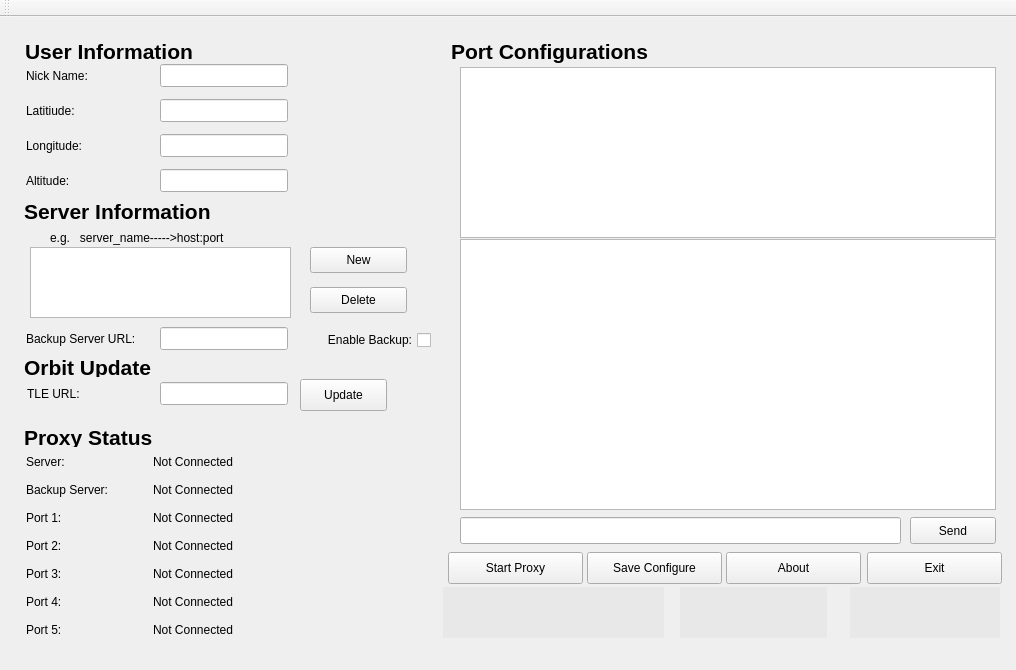
<?xml version="1.0" encoding="UTF-8"?>
<ui version="4.0">
 <class>MainWindow</class>
 <widget class="QMainWindow" name="MainWindow">
  <property name="geometry">
   <rect>
    <x>0</x>
    <y>0</y>
    <width>1016</width>
    <height>670</height>
   </rect>
  </property>
  <property name="minimumSize">
   <size>
    <width>1016</width>
    <height>670</height>
   </size>
  </property>
  <property name="maximumSize">
   <size>
    <width>1016</width>
    <height>670</height>
   </size>
  </property>
  <property name="windowTitle">
   <string>Mun Downlink Proxy</string>
  </property>
  <property name="autoFillBackground">
   <bool>false</bool>
  </property>
  <widget class="QWidget" name="centralWidget">
   <property name="enabled">
    <bool>true</bool>
   </property>
   <property name="maximumSize">
    <size>
     <width>1016</width>
     <height>644</height>
    </size>
   </property>
   <widget class="QLabel" name="user_info_label">
    <property name="geometry">
     <rect>
      <x>25</x>
      <y>20</y>
      <width>171</width>
      <height>28</height>
     </rect>
    </property>
    <property name="minimumSize">
     <size>
      <width>128</width>
      <height>16</height>
     </size>
    </property>
    <property name="maximumSize">
     <size>
      <width>200</width>
      <height>200</height>
     </size>
    </property>
    <property name="font">
     <font>
      <family>Helvetica</family>
      <pointsize>16</pointsize>
      <weight>75</weight>
      <bold>true</bold>
     </font>
    </property>
    <property name="text">
     <string>User Information</string>
    </property>
    <property name="alignment">
     <set>Qt::AlignLeading|Qt::AlignLeft|Qt::AlignVCenter</set>
    </property>
    <property name="wordWrap">
     <bool>false</bool>
    </property>
   </widget>
   <widget class="QLabel" name="name_label">
    <property name="geometry">
     <rect>
      <x>26</x>
      <y>50</y>
      <width>75</width>
      <height>17</height>
     </rect>
    </property>
    <property name="sizePolicy">
     <sizepolicy hsizetype="Fixed" vsizetype="Fixed">
      <horstretch>0</horstretch>
      <verstretch>0</verstretch>
     </sizepolicy>
    </property>
    <property name="minimumSize">
     <size>
      <width>70</width>
      <height>16</height>
     </size>
    </property>
    <property name="maximumSize">
     <size>
      <width>200</width>
      <height>200</height>
     </size>
    </property>
    <property name="text">
     <string>Nick Name:</string>
    </property>
    <property name="alignment">
     <set>Qt::AlignLeading|Qt::AlignLeft|Qt::AlignVCenter</set>
    </property>
   </widget>
   <widget class="QLabel" name="lat_label">
    <property name="geometry">
     <rect>
      <x>26</x>
      <y>85</y>
      <width>64</width>
      <height>17</height>
     </rect>
    </property>
    <property name="sizePolicy">
     <sizepolicy hsizetype="Fixed" vsizetype="Fixed">
      <horstretch>0</horstretch>
      <verstretch>0</verstretch>
     </sizepolicy>
    </property>
    <property name="minimumSize">
     <size>
      <width>57</width>
      <height>16</height>
     </size>
    </property>
    <property name="maximumSize">
     <size>
      <width>200</width>
      <height>200</height>
     </size>
    </property>
    <property name="text">
     <string>Latitiude:</string>
    </property>
   </widget>
   <widget class="QLabel" name="long_label">
    <property name="geometry">
     <rect>
      <x>26</x>
      <y>120</y>
      <width>72</width>
      <height>17</height>
     </rect>
    </property>
    <property name="sizePolicy">
     <sizepolicy hsizetype="Fixed" vsizetype="Fixed">
      <horstretch>0</horstretch>
      <verstretch>0</verstretch>
     </sizepolicy>
    </property>
    <property name="minimumSize">
     <size>
      <width>65</width>
      <height>16</height>
     </size>
    </property>
    <property name="maximumSize">
     <size>
      <width>200</width>
      <height>200</height>
     </size>
    </property>
    <property name="text">
     <string>Longitude:</string>
    </property>
   </widget>
   <widget class="QLabel" name="alt_label">
    <property name="geometry">
     <rect>
      <x>26</x>
      <y>155</y>
      <width>59</width>
      <height>17</height>
     </rect>
    </property>
    <property name="sizePolicy">
     <sizepolicy hsizetype="Fixed" vsizetype="Fixed">
      <horstretch>0</horstretch>
      <verstretch>0</verstretch>
     </sizepolicy>
    </property>
    <property name="minimumSize">
     <size>
      <width>51</width>
      <height>16</height>
     </size>
    </property>
    <property name="maximumSize">
     <size>
      <width>200</width>
      <height>200</height>
     </size>
    </property>
    <property name="text">
     <string>Altitude:</string>
    </property>
   </widget>
   <widget class="QLabel" name="server_info_label">
    <property name="geometry">
     <rect>
      <x>24</x>
      <y>180</y>
      <width>190</width>
      <height>28</height>
     </rect>
    </property>
    <property name="maximumSize">
     <size>
      <width>200</width>
      <height>200</height>
     </size>
    </property>
    <property name="font">
     <font>
      <family>Helvetica</family>
      <pointsize>16</pointsize>
      <weight>75</weight>
      <bold>true</bold>
     </font>
    </property>
    <property name="text">
     <string>Server Information</string>
    </property>
    <property name="alignment">
     <set>Qt::AlignLeading|Qt::AlignLeft|Qt::AlignVCenter</set>
    </property>
    <property name="wordWrap">
     <bool>false</bool>
    </property>
   </widget>
   <widget class="QLabel" name="backup_server_url_label">
    <property name="geometry">
     <rect>
      <x>26</x>
      <y>313</y>
      <width>129</width>
      <height>17</height>
     </rect>
    </property>
    <property name="minimumSize">
     <size>
      <width>121</width>
      <height>16</height>
     </size>
    </property>
    <property name="maximumSize">
     <size>
      <width>200</width>
      <height>200</height>
     </size>
    </property>
    <property name="text">
     <string>Backup Server URL:</string>
    </property>
   </widget>
   <widget class="QCheckBox" name="backup_enabled">
    <property name="geometry">
     <rect>
      <x>300</x>
      <y>312</y>
      <width>131</width>
      <height>22</height>
     </rect>
    </property>
    <property name="minimumSize">
     <size>
      <width>119</width>
      <height>20</height>
     </size>
    </property>
    <property name="maximumSize">
     <size>
      <width>200</width>
      <height>200</height>
     </size>
    </property>
    <property name="layoutDirection">
     <enum>Qt::RightToLeft</enum>
    </property>
    <property name="autoFillBackground">
     <bool>false</bool>
    </property>
    <property name="text">
     <string>Enable Backup:</string>
    </property>
    <property name="autoRepeatInterval">
     <number>100</number>
    </property>
    <property name="tristate">
     <bool>false</bool>
    </property>
   </widget>
   <widget class="QLabel" name="proxy_status_label">
    <property name="geometry">
     <rect>
      <x>24</x>
      <y>410</y>
      <width>132</width>
      <height>20</height>
     </rect>
    </property>
    <property name="maximumSize">
     <size>
      <width>200</width>
      <height>200</height>
     </size>
    </property>
    <property name="font">
     <font>
      <family>Helvetica</family>
      <pointsize>16</pointsize>
      <weight>75</weight>
      <bold>true</bold>
     </font>
    </property>
    <property name="text">
     <string>Proxy Status</string>
    </property>
    <property name="alignment">
     <set>Qt::AlignLeading|Qt::AlignLeft|Qt::AlignVCenter</set>
    </property>
    <property name="wordWrap">
     <bool>false</bool>
    </property>
   </widget>
   <widget class="QLabel" name="server_label">
    <property name="geometry">
     <rect>
      <x>26</x>
      <y>436</y>
      <width>47</width>
      <height>17</height>
     </rect>
    </property>
    <property name="maximumSize">
     <size>
      <width>200</width>
      <height>200</height>
     </size>
    </property>
    <property name="text">
     <string>Server:</string>
    </property>
   </widget>
   <widget class="QLabel" name="server_status">
    <property name="geometry">
     <rect>
      <x>153</x>
      <y>436</y>
      <width>101</width>
      <height>17</height>
     </rect>
    </property>
    <property name="maximumSize">
     <size>
      <width>200</width>
      <height>200</height>
     </size>
    </property>
    <property name="text">
     <string>Not Connected</string>
    </property>
   </widget>
   <widget class="QLabel" name="backup_server_label">
    <property name="geometry">
     <rect>
      <x>26</x>
      <y>464</y>
      <width>99</width>
      <height>17</height>
     </rect>
    </property>
    <property name="maximumSize">
     <size>
      <width>200</width>
      <height>200</height>
     </size>
    </property>
    <property name="text">
     <string>Backup Server:</string>
    </property>
   </widget>
   <widget class="QLabel" name="backup_server_status">
    <property name="geometry">
     <rect>
      <x>153</x>
      <y>464</y>
      <width>101</width>
      <height>17</height>
     </rect>
    </property>
    <property name="maximumSize">
     <size>
      <width>200</width>
      <height>200</height>
     </size>
    </property>
    <property name="text">
     <string>Not Connected</string>
    </property>
   </widget>
   <widget class="QLabel" name="port1_label">
    <property name="geometry">
     <rect>
      <x>26</x>
      <y>492</y>
      <width>45</width>
      <height>17</height>
     </rect>
    </property>
    <property name="maximumSize">
     <size>
      <width>200</width>
      <height>200</height>
     </size>
    </property>
    <property name="text">
     <string>Port 1:</string>
    </property>
   </widget>
   <widget class="QLabel" name="port1_status">
    <property name="geometry">
     <rect>
      <x>153</x>
      <y>492</y>
      <width>101</width>
      <height>17</height>
     </rect>
    </property>
    <property name="maximumSize">
     <size>
      <width>200</width>
      <height>200</height>
     </size>
    </property>
    <property name="text">
     <string>Not Connected</string>
    </property>
   </widget>
   <widget class="QLabel" name="port2_status">
    <property name="geometry">
     <rect>
      <x>153</x>
      <y>520</y>
      <width>101</width>
      <height>17</height>
     </rect>
    </property>
    <property name="maximumSize">
     <size>
      <width>200</width>
      <height>200</height>
     </size>
    </property>
    <property name="text">
     <string>Not Connected</string>
    </property>
   </widget>
   <widget class="QLabel" name="port2_label">
    <property name="geometry">
     <rect>
      <x>26</x>
      <y>520</y>
      <width>45</width>
      <height>17</height>
     </rect>
    </property>
    <property name="maximumSize">
     <size>
      <width>200</width>
      <height>200</height>
     </size>
    </property>
    <property name="text">
     <string>Port 2:</string>
    </property>
   </widget>
   <widget class="QLabel" name="port3_label">
    <property name="geometry">
     <rect>
      <x>26</x>
      <y>548</y>
      <width>45</width>
      <height>17</height>
     </rect>
    </property>
    <property name="maximumSize">
     <size>
      <width>200</width>
      <height>200</height>
     </size>
    </property>
    <property name="text">
     <string>Port 3:</string>
    </property>
   </widget>
   <widget class="QLabel" name="port3_status">
    <property name="geometry">
     <rect>
      <x>153</x>
      <y>548</y>
      <width>101</width>
      <height>17</height>
     </rect>
    </property>
    <property name="maximumSize">
     <size>
      <width>200</width>
      <height>200</height>
     </size>
    </property>
    <property name="text">
     <string>Not Connected</string>
    </property>
   </widget>
   <widget class="QLabel" name="port4_status">
    <property name="geometry">
     <rect>
      <x>153</x>
      <y>576</y>
      <width>101</width>
      <height>17</height>
     </rect>
    </property>
    <property name="maximumSize">
     <size>
      <width>200</width>
      <height>200</height>
     </size>
    </property>
    <property name="text">
     <string>Not Connected</string>
    </property>
   </widget>
   <widget class="QLabel" name="port4_label">
    <property name="geometry">
     <rect>
      <x>26</x>
      <y>576</y>
      <width>45</width>
      <height>17</height>
     </rect>
    </property>
    <property name="maximumSize">
     <size>
      <width>200</width>
      <height>200</height>
     </size>
    </property>
    <property name="text">
     <string>Port 4:</string>
    </property>
   </widget>
   <widget class="QLabel" name="port5_label">
    <property name="geometry">
     <rect>
      <x>26</x>
      <y>604</y>
      <width>45</width>
      <height>17</height>
     </rect>
    </property>
    <property name="maximumSize">
     <size>
      <width>200</width>
      <height>200</height>
     </size>
    </property>
    <property name="text">
     <string>Port 5:</string>
    </property>
   </widget>
   <widget class="QLabel" name="port5_status">
    <property name="geometry">
     <rect>
      <x>153</x>
      <y>604</y>
      <width>101</width>
      <height>17</height>
     </rect>
    </property>
    <property name="maximumSize">
     <size>
      <width>200</width>
      <height>200</height>
     </size>
    </property>
    <property name="text">
     <string>Not Connected</string>
    </property>
   </widget>
   <widget class="QLabel" name="orbit_label">
    <property name="geometry">
     <rect>
      <x>24</x>
      <y>340</y>
      <width>131</width>
      <height>20</height>
     </rect>
    </property>
    <property name="sizePolicy">
     <sizepolicy hsizetype="Preferred" vsizetype="Preferred">
      <horstretch>97</horstretch>
      <verstretch>16</verstretch>
     </sizepolicy>
    </property>
    <property name="minimumSize">
     <size>
      <width>97</width>
      <height>16</height>
     </size>
    </property>
    <property name="maximumSize">
     <size>
      <width>200</width>
      <height>200</height>
     </size>
    </property>
    <property name="font">
     <font>
      <family>Helvetica</family>
      <pointsize>16</pointsize>
      <weight>75</weight>
      <bold>true</bold>
     </font>
    </property>
    <property name="text">
     <string>Orbit Update</string>
    </property>
    <property name="alignment">
     <set>Qt::AlignLeading|Qt::AlignLeft|Qt::AlignVCenter</set>
    </property>
    <property name="wordWrap">
     <bool>false</bool>
    </property>
   </widget>
   <widget class="QLabel" name="tle_url_label">
    <property name="geometry">
     <rect>
      <x>27</x>
      <y>368</y>
      <width>59</width>
      <height>17</height>
     </rect>
    </property>
    <property name="sizePolicy">
     <sizepolicy hsizetype="Expanding" vsizetype="Expanding">
      <horstretch>0</horstretch>
      <verstretch>0</verstretch>
     </sizepolicy>
    </property>
    <property name="minimumSize">
     <size>
      <width>0</width>
      <height>0</height>
     </size>
    </property>
    <property name="maximumSize">
     <size>
      <width>200</width>
      <height>200</height>
     </size>
    </property>
    <property name="text">
     <string>TLE URL:</string>
    </property>
   </widget>
   <widget class="QPushButton" name="update_button">
    <property name="geometry">
     <rect>
      <x>300</x>
      <y>362</y>
      <width>87</width>
      <height>32</height>
     </rect>
    </property>
    <property name="sizePolicy">
     <sizepolicy hsizetype="Expanding" vsizetype="Expanding">
      <horstretch>0</horstretch>
      <verstretch>0</verstretch>
     </sizepolicy>
    </property>
    <property name="minimumSize">
     <size>
      <width>87</width>
      <height>32</height>
     </size>
    </property>
    <property name="maximumSize">
     <size>
      <width>87</width>
      <height>32</height>
     </size>
    </property>
    <property name="text">
     <string>Update</string>
    </property>
   </widget>
   <widget class="QLabel" name="port_config_label">
    <property name="geometry">
     <rect>
      <x>451</x>
      <y>20</y>
      <width>200</width>
      <height>28</height>
     </rect>
    </property>
    <property name="maximumSize">
     <size>
      <width>200</width>
      <height>200</height>
     </size>
    </property>
    <property name="font">
     <font>
      <family>Helvetica</family>
      <pointsize>16</pointsize>
      <weight>75</weight>
      <bold>true</bold>
     </font>
    </property>
    <property name="text">
     <string>Port Configurations</string>
    </property>
    <property name="alignment">
     <set>Qt::AlignLeading|Qt::AlignLeft|Qt::AlignVCenter</set>
    </property>
    <property name="wordWrap">
     <bool>false</bool>
    </property>
   </widget>
   <widget class="QTextEdit" name="log_text">
    <property name="geometry">
     <rect>
      <x>460</x>
      <y>222</y>
      <width>536</width>
      <height>271</height>
     </rect>
    </property>
    <property name="minimumSize">
     <size>
      <width>536</width>
      <height>200</height>
     </size>
    </property>
    <property name="maximumSize">
     <size>
      <width>536</width>
      <height>300</height>
     </size>
    </property>
    <property name="readOnly">
     <bool>true</bool>
    </property>
   </widget>
   <widget class="QPushButton" name="save_config_button">
    <property name="geometry">
     <rect>
      <x>587</x>
      <y>535</y>
      <width>135</width>
      <height>32</height>
     </rect>
    </property>
    <property name="sizePolicy">
     <sizepolicy hsizetype="Expanding" vsizetype="Expanding">
      <horstretch>0</horstretch>
      <verstretch>0</verstretch>
     </sizepolicy>
    </property>
    <property name="minimumSize">
     <size>
      <width>135</width>
      <height>32</height>
     </size>
    </property>
    <property name="maximumSize">
     <size>
      <width>135</width>
      <height>32</height>
     </size>
    </property>
    <property name="text">
     <string>Save Configure</string>
    </property>
   </widget>
   <widget class="QPushButton" name="start_proxy_button">
    <property name="geometry">
     <rect>
      <x>448</x>
      <y>535</y>
      <width>135</width>
      <height>32</height>
     </rect>
    </property>
    <property name="sizePolicy">
     <sizepolicy hsizetype="Expanding" vsizetype="Expanding">
      <horstretch>0</horstretch>
      <verstretch>0</verstretch>
     </sizepolicy>
    </property>
    <property name="minimumSize">
     <size>
      <width>135</width>
      <height>32</height>
     </size>
    </property>
    <property name="maximumSize">
     <size>
      <width>135</width>
      <height>32</height>
     </size>
    </property>
    <property name="text">
     <string>Start Proxy</string>
    </property>
   </widget>
   <widget class="QPushButton" name="exit_button">
    <property name="geometry">
     <rect>
      <x>867</x>
      <y>535</y>
      <width>135</width>
      <height>32</height>
     </rect>
    </property>
    <property name="sizePolicy">
     <sizepolicy hsizetype="Expanding" vsizetype="Expanding">
      <horstretch>0</horstretch>
      <verstretch>0</verstretch>
     </sizepolicy>
    </property>
    <property name="minimumSize">
     <size>
      <width>135</width>
      <height>32</height>
     </size>
    </property>
    <property name="maximumSize">
     <size>
      <width>135</width>
      <height>32</height>
     </size>
    </property>
    <property name="text">
     <string>Exit</string>
    </property>
   </widget>
   <widget class="QLineEdit" name="name_text">
    <property name="geometry">
     <rect>
      <x>160</x>
      <y>47</y>
      <width>128</width>
      <height>23</height>
     </rect>
    </property>
    <property name="minimumSize">
     <size>
      <width>128</width>
      <height>23</height>
     </size>
    </property>
    <property name="maximumSize">
     <size>
      <width>128</width>
      <height>23</height>
     </size>
    </property>
    <property name="maxLength">
     <number>15</number>
    </property>
   </widget>
   <widget class="QLineEdit" name="lat_text">
    <property name="geometry">
     <rect>
      <x>160</x>
      <y>82</y>
      <width>128</width>
      <height>23</height>
     </rect>
    </property>
    <property name="minimumSize">
     <size>
      <width>128</width>
      <height>23</height>
     </size>
    </property>
    <property name="maximumSize">
     <size>
      <width>128</width>
      <height>23</height>
     </size>
    </property>
    <property name="maxLength">
     <number>15</number>
    </property>
    <property name="echoMode">
     <enum>QLineEdit::Normal</enum>
    </property>
   </widget>
   <widget class="QLineEdit" name="long_text">
    <property name="geometry">
     <rect>
      <x>160</x>
      <y>117</y>
      <width>128</width>
      <height>23</height>
     </rect>
    </property>
    <property name="minimumSize">
     <size>
      <width>128</width>
      <height>23</height>
     </size>
    </property>
    <property name="maximumSize">
     <size>
      <width>128</width>
      <height>23</height>
     </size>
    </property>
    <property name="maxLength">
     <number>15</number>
    </property>
   </widget>
   <widget class="QLineEdit" name="alt_text">
    <property name="geometry">
     <rect>
      <x>160</x>
      <y>152</y>
      <width>128</width>
      <height>23</height>
     </rect>
    </property>
    <property name="minimumSize">
     <size>
      <width>128</width>
      <height>23</height>
     </size>
    </property>
    <property name="maximumSize">
     <size>
      <width>128</width>
      <height>23</height>
     </size>
    </property>
    <property name="maxLength">
     <number>15</number>
    </property>
   </widget>
   <widget class="QLineEdit" name="backup_server_url_text">
    <property name="geometry">
     <rect>
      <x>160</x>
      <y>310</y>
      <width>128</width>
      <height>23</height>
     </rect>
    </property>
    <property name="minimumSize">
     <size>
      <width>128</width>
      <height>23</height>
     </size>
    </property>
    <property name="maximumSize">
     <size>
      <width>128</width>
      <height>23</height>
     </size>
    </property>
    <property name="maxLength">
     <number>128</number>
    </property>
   </widget>
   <widget class="QLineEdit" name="tle_url_text">
    <property name="geometry">
     <rect>
      <x>160</x>
      <y>365</y>
      <width>128</width>
      <height>23</height>
     </rect>
    </property>
    <property name="minimumSize">
     <size>
      <width>128</width>
      <height>23</height>
     </size>
    </property>
    <property name="maximumSize">
     <size>
      <width>128</width>
      <height>23</height>
     </size>
    </property>
    <property name="maxLength">
     <number>128</number>
    </property>
   </widget>
   <widget class="QPushButton" name="about_button">
    <property name="geometry">
     <rect>
      <x>726</x>
      <y>535</y>
      <width>135</width>
      <height>32</height>
     </rect>
    </property>
    <property name="minimumSize">
     <size>
      <width>135</width>
      <height>32</height>
     </size>
    </property>
    <property name="maximumSize">
     <size>
      <width>135</width>
      <height>32</height>
     </size>
    </property>
    <property name="text">
     <string>About</string>
    </property>
   </widget>
   <widget class="QPushButton" name="hit_logo">
    <property name="geometry">
     <rect>
      <x>443</x>
      <y>570</y>
      <width>221</width>
      <height>51</height>
     </rect>
    </property>
    <property name="minimumSize">
     <size>
      <width>221</width>
      <height>51</height>
     </size>
    </property>
    <property name="maximumSize">
     <size>
      <width>221</width>
      <height>51</height>
     </size>
    </property>
    <property name="styleSheet">
     <string notr="true">background-color:rgb(232, 232, 232);
border: none</string>
    </property>
    <property name="text">
     <string/>
    </property>
    <property name="icon">
     <iconset>
      <normaloff>logo/hit.png</normaloff>logo/hit.png</iconset>
    </property>
    <property name="iconSize">
     <size>
      <width>221</width>
      <height>51</height>
     </size>
    </property>
   </widget>
   <widget class="QPushButton" name="by2hit_logo">
    <property name="geometry">
     <rect>
      <x>680</x>
      <y>570</y>
      <width>147</width>
      <height>51</height>
     </rect>
    </property>
    <property name="minimumSize">
     <size>
      <width>147</width>
      <height>51</height>
     </size>
    </property>
    <property name="maximumSize">
     <size>
      <width>147</width>
      <height>51</height>
     </size>
    </property>
    <property name="styleSheet">
     <string notr="true">background-color:rgb(232, 232, 232);
border: none</string>
    </property>
    <property name="icon">
     <iconset>
      <normaloff>logo/by2hit.png</normaloff>logo/by2hit.png</iconset>
    </property>
    <property name="iconSize">
     <size>
      <width>147</width>
      <height>51</height>
     </size>
    </property>
   </widget>
   <widget class="QPushButton" name="lilacsat_logo">
    <property name="geometry">
     <rect>
      <x>850</x>
      <y>570</y>
      <width>150</width>
      <height>51</height>
     </rect>
    </property>
    <property name="minimumSize">
     <size>
      <width>150</width>
      <height>51</height>
     </size>
    </property>
    <property name="maximumSize">
     <size>
      <width>150</width>
      <height>51</height>
     </size>
    </property>
    <property name="styleSheet">
     <string notr="true">background-color:rgb(232, 232, 232);
border: none</string>
    </property>
    <property name="icon">
     <iconset>
      <normaloff>logo/lilacsat.png</normaloff>logo/lilacsat.png</iconset>
    </property>
    <property name="iconSize">
     <size>
      <width>150</width>
      <height>51</height>
     </size>
    </property>
   </widget>
   <widget class="QListWidget" name="server_list">
    <property name="geometry">
     <rect>
      <x>30</x>
      <y>230</y>
      <width>261</width>
      <height>71</height>
     </rect>
    </property>
   </widget>
   <widget class="QLabel" name="eg_of_server_info">
    <property name="geometry">
     <rect>
      <x>50</x>
      <y>210</y>
      <width>231</width>
      <height>21</height>
     </rect>
    </property>
    <property name="minimumSize">
     <size>
      <width>121</width>
      <height>16</height>
     </size>
    </property>
    <property name="maximumSize">
     <size>
      <width>300</width>
      <height>200</height>
     </size>
    </property>
    <property name="text">
     <string>e.g.   server_name-----&gt;host:port</string>
    </property>
   </widget>
   <widget class="QPushButton" name="new_server">
    <property name="geometry">
     <rect>
      <x>310</x>
      <y>230</y>
      <width>97</width>
      <height>26</height>
     </rect>
    </property>
    <property name="text">
     <string>New</string>
    </property>
   </widget>
   <widget class="QPushButton" name="del_server">
    <property name="geometry">
     <rect>
      <x>310</x>
      <y>270</y>
      <width>97</width>
      <height>26</height>
     </rect>
    </property>
    <property name="text">
     <string>Delete</string>
    </property>
   </widget>
   <widget class="QTableWidget" name="port_list">
    <property name="geometry">
     <rect>
      <x>460</x>
      <y>50</y>
      <width>536</width>
      <height>171</height>
     </rect>
    </property>
   </widget>
   <widget class="QLineEdit" name="send_msg">
    <property name="geometry">
     <rect>
      <x>460</x>
      <y>500</y>
      <width>441</width>
      <height>27</height>
     </rect>
    </property>
   </widget>
   <widget class="QPushButton" name="send_msg_button">
    <property name="geometry">
     <rect>
      <x>910</x>
      <y>500</y>
      <width>86</width>
      <height>27</height>
     </rect>
    </property>
    <property name="text">
     <string>Send</string>
    </property>
   </widget>
  </widget>
  <widget class="QMenuBar" name="menuBar">
   <property name="geometry">
    <rect>
     <x>0</x>
     <y>0</y>
     <width>1016</width>
     <height>25</height>
    </rect>
   </property>
  </widget>
  <widget class="QToolBar" name="mainToolBar">
   <attribute name="toolBarArea">
    <enum>TopToolBarArea</enum>
   </attribute>
   <attribute name="toolBarBreak">
    <bool>false</bool>
   </attribute>
  </widget>
 </widget>
 <layoutdefault spacing="6" margin="11"/>
 <resources/>
 <connections/>
</ui>
